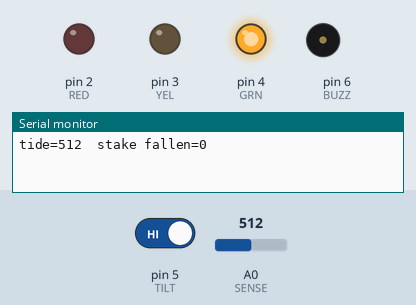
Simulated run of this sketch. Board: Arduino Uno, built with avr-gcc and run on an emulated ATmega328P. Shown: output pins drawn as LEDs (lit = HIGH), buzzer (waves = sounding, pin HIGH), the last lines printed to the serial monitor. The inputs (shaded band) are chosen by the test bench; at power-on: pin 5 (TILT) HIGH, A0 (SENSE) = 512. Pins used as bus, display or sensor lines are not drawn.

Above: at 1.2 s.
1.3 s: pin 5 (TILT) driven LOW
At 1.68 s:
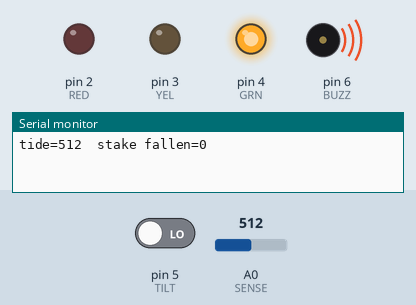
4.3 s: A0 (SENSE) set to 406
7.3 s: A0 (SENSE) set to 381
At 8.2 s:
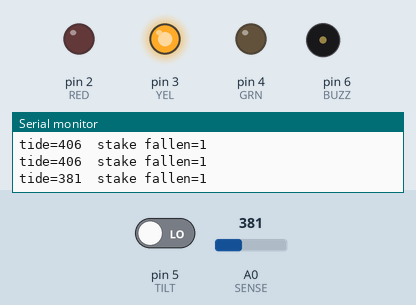
10.3 s: A0 (SENSE) set to 410
At 11.4 s:
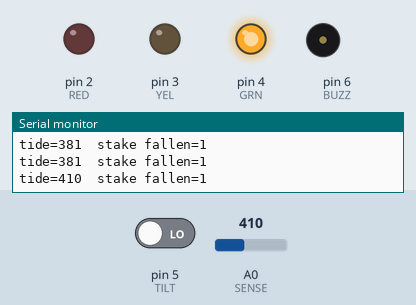
13.3 s: A0 (SENSE) set to 390
At 14.0 s:
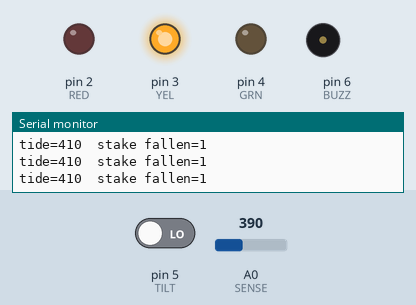
Timing chart, 0 to 17.3 s (numbered marks = the images above; inputs shaded):
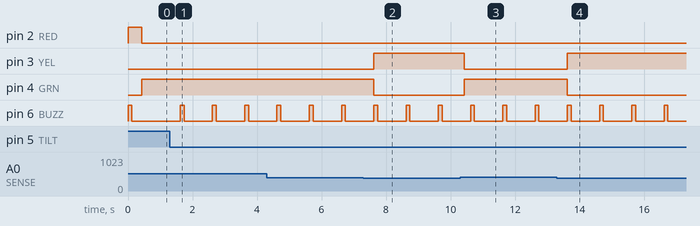

The sketch:

P12_Al-Zorah-Mangrove-Tide-Monitor.ino
```cpp
/* PROJECT 12 - AL ZORAH MANGROVE TIDE MONITOR  (11.C Group 7)
   Water level sensor -> RED low tide, YELLOW mid, GREEN high tide.
   Low tide OR the stake falling over (tilt switch) -> beep.
   The sensor is powered from D7 ONLY while reading = much less corrosion. */
const int SENSE = A0, POWER = 7;
const int RED = 2, YEL = 3, GRN = 4;    // LEDs (each through 220 ohm)
const int TILT = 5;                     // tilt switch on the stake
const int BUZZ = 6;                     // ACTIVE buzzer

// ---- CALIBRATE with your own cup of water ----
const int LOW_MARK = 150, HIGH_MARK = 400;

unsigned long tiltSince = 0, lastBeep = 0, lastRead = 0, lastPrint = 0;
int lvl = 0;

int readLevel() {
  digitalWrite(POWER, HIGH);            // switch the strip ON
  delay(20);
  int v = analogRead(SENSE);
  digitalWrite(POWER, LOW);             // and OFF again
  return v;
}

void setup() {
  Serial.begin(9600);
  pinMode(POWER, OUTPUT); digitalWrite(POWER, LOW);
  pinMode(RED, OUTPUT); pinMode(YEL, OUTPUT); pinMode(GRN, OUTPUT);
  pinMode(BUZZ, OUTPUT);
  pinMode(TILT, INPUT_PULLUP);
}

void loop() {
  if (millis() - lastRead >= 400) { lastRead = millis(); lvl = readLevel(); }

  // stake counts as fallen only if the tilt switch stays closed for 300 ms
  if (digitalRead(TILT) == LOW) { if (tiltSince == 0) tiltSince = millis(); }
  else tiltSince = 0;
  bool fallen = (tiltSince != 0 && millis() - tiltSince > 300);

  digitalWrite(RED, lvl <  LOW_MARK);
  digitalWrite(YEL, lvl >= LOW_MARK && lvl < HIGH_MARK);
  digitalWrite(GRN, lvl >= HIGH_MARK);

  bool alarm = (lvl < LOW_MARK) || fallen;
  if (alarm && millis() - lastBeep >= 1000) lastBeep = millis();
  digitalWrite(BUZZ, (alarm && millis() - lastBeep < 120) ? HIGH : LOW);

  if (millis() - lastPrint >= 1000) {
    lastPrint = millis();
    Serial.print("tide="); Serial.print(lvl);
    Serial.print("  stake fallen="); Serial.println(fallen);
  }
}
```

Measured:
- the behaviour switches between 400 and 399 on A0 (SENSE) (found by bisection; images 1 and 2)
- after the input at 1.3 s, pin 6 (BUZZ): alternates HIGH for 0.12 s and LOW for 0.88 s, starting after 0.32 s
- after the input at 7.3 s, pin 3 (YEL): LOW → HIGH after 0.32 s; pin 4 (GRN): HIGH → LOW after 0.32 s
- after the input at 10.3 s, pin 3 (YEL): HIGH → LOW after 0.12 s; pin 4 (GRN): LOW → HIGH after 0.12 s
- after the input at 13.3 s, pin 3 (YEL): LOW → HIGH after 0.32 s; pin 4 (GRN): HIGH → LOW after 0.32 s
